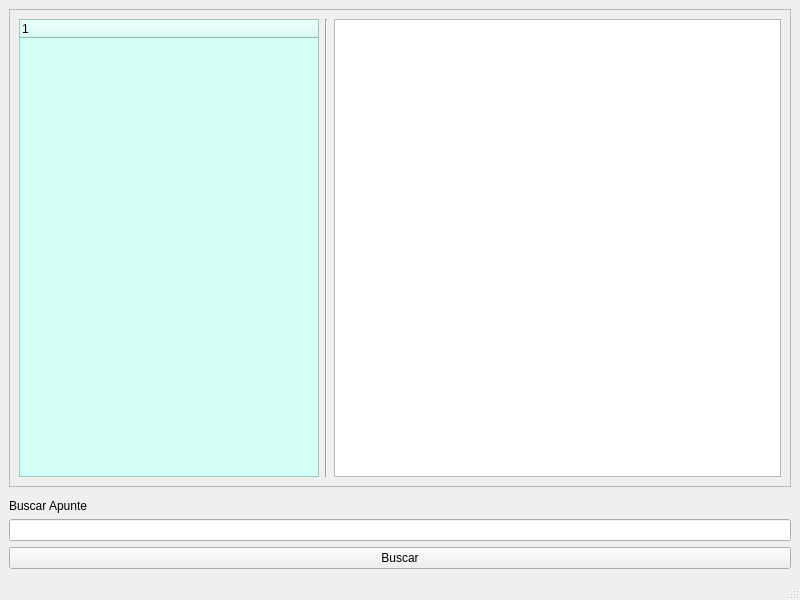
<?xml version="1.0" encoding="UTF-8"?>
<ui version="4.0">
 <class>MainWindow</class>
 <widget class="QMainWindow" name="MainWindow">
  <property name="geometry">
   <rect>
    <x>0</x>
    <y>0</y>
    <width>800</width>
    <height>600</height>
   </rect>
  </property>
  <property name="windowTitle">
   <string>MainWindow</string>
  </property>
  <widget class="QWidget" name="centralwidget">
   <layout class="QGridLayout" name="gridLayout">
    <item row="3" column="0">
     <widget class="QLineEdit" name="ln_apunte"/>
    </item>
    <item row="4" column="0">
     <widget class="QPushButton" name="btn_buscar">
      <property name="text">
       <string>Buscar</string>
      </property>
     </widget>
    </item>
    <item row="2" column="0">
     <widget class="QLabel" name="lbl_buscar">
      <property name="text">
       <string>Buscar Apunte</string>
      </property>
     </widget>
    </item>
    <item row="0" column="0">
     <widget class="QFrame" name="frame_superior">
      <property name="frameShape">
       <enum>QFrame::StyledPanel</enum>
      </property>
      <property name="frameShadow">
       <enum>QFrame::Raised</enum>
      </property>
      <layout class="QHBoxLayout" name="horizontalLayout">
       <item>
        <widget class="QTreeWidget" name="tree_cuentas">
         <property name="minimumSize">
          <size>
           <width>150</width>
           <height>0</height>
          </size>
         </property>
         <property name="maximumSize">
          <size>
           <width>300</width>
           <height>16777215</height>
          </size>
         </property>
         <property name="sizeIncrement">
          <size>
           <width>0</width>
           <height>0</height>
          </size>
         </property>
         <property name="baseSize">
          <size>
           <width>0</width>
           <height>0</height>
          </size>
         </property>
         <property name="styleSheet">
          <string notr="true">background-color: rgb(210, 255, 246);
alternate-background-color: rgb(170, 0, 255);</string>
         </property>
         <column>
          <property name="text">
           <string notr="true">1</string>
          </property>
         </column>
        </widget>
       </item>
       <item>
        <widget class="Line" name="line">
         <property name="sizePolicy">
          <sizepolicy hsizetype="Minimum" vsizetype="Minimum">
           <horstretch>0</horstretch>
           <verstretch>0</verstretch>
          </sizepolicy>
         </property>
         <property name="cursor">
          <cursorShape>SizeHorCursor</cursorShape>
         </property>
         <property name="orientation">
          <enum>Qt::Vertical</enum>
         </property>
        </widget>
       </item>
       <item>
        <widget class="QTableWidget" name="tableWidget"/>
       </item>
      </layout>
     </widget>
    </item>
    <item row="1" column="0">
     <widget class="QFrame" name="frame_inferior">
      <property name="frameShape">
       <enum>QFrame::StyledPanel</enum>
      </property>
      <property name="frameShadow">
       <enum>QFrame::Raised</enum>
      </property>
     </widget>
    </item>
   </layout>
  </widget>
  <widget class="QMenuBar" name="menubar">
   <property name="geometry">
    <rect>
     <x>0</x>
     <y>0</y>
     <width>800</width>
     <height>21</height>
    </rect>
   </property>
  </widget>
  <widget class="QStatusBar" name="statusbar"/>
 </widget>
 <resources/>
 <connections/>
</ui>
